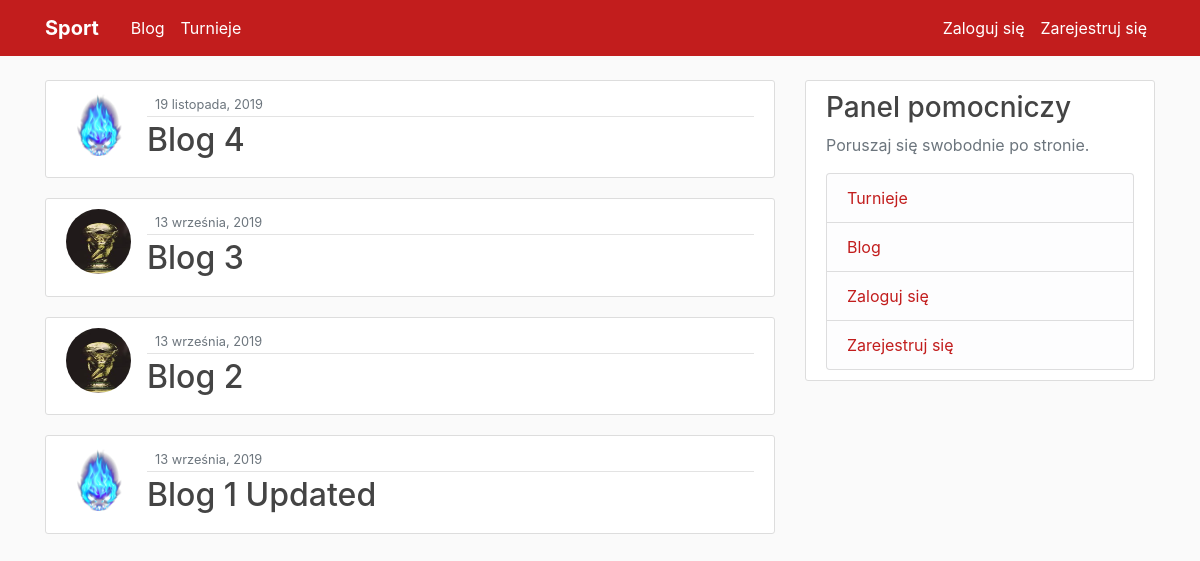
The page / on the database its author committed.
### blog/models.py (models this page shows, shortened)
class Post(models.Model):
    title = models.CharField(max_length=100, verbose_name='Tytuł')
    content = models.TextField(verbose_name='Zawartość')
    date_posted = models.DateTimeField(default=timezone.now)
    author = models.ForeignKey(User, on_delete=models.CASCADE)

### users/models.py (models this page shows, shortened)
class Profile(models.Model):
    user = models.OneToOneField(User, on_delete=models.CASCADE)
    image = models.ImageField(default='default.jpg', upload_to="profile_pics")

### blog/views.py (the view)
# urls.py: path('', PostListView.as_view(), name='blog-home'),
class PostListView(ListView):
    model = Post
    template_name = 'blog/home.html' # <app>/<model>_<viewtype>.html
    context_object_name = 'posts'
    ordering = ['-date_posted']

### blog/templates/blog/home.html (shortened to what this page needs)
{% extends "blog/base.html" %}
{% block content %}
{% for post in posts %}
<article class="media content-section">
    <img class="rounded-circle article-img" src="{{ post.author.profile.image.url }}">
    <div class="media-body">
        <div class="article-metadata">
            <small class="text-muted">{{ post.date_posted|date:"d E, Y" }}</small>
        </div>
        <h2><a class="article-title" href="{% url 'post-detail' post.id %}">{{ post.title }}</a></h2>
    </div>
</article>
{% endfor %}
{% endblock content %}

### blog/templates/blog/base.html (shortened to what this page needs)
{% load static %}
<!DOCTYPE html>
<html>
<head>
    <link rel="stylesheet" href="https://maxcdn.bootstrapcdn.com/bootstrap/4.0.0/css/bootstrap.min.css"
>
    <link rel="stylesheet" type="text/css" href="{% static 'blog/main.css' %}">
</head>
<body>
<header class="site-header">
    <nav class="navbar navbar-expand-md navbar-dark bg-steel fixed-top">
        <div class="container">
            <a class="navbar-brand mr-4" href="{% url 'blog-home' %}"><b>Sport</b></a>
            <div class="collapse navbar-collapse" id="navbarToggle">
                <div class="navbar-nav mr-auto">
                    <a class="nav-item nav-link" href="{% url 'blog-home' %}">Blog</a>
                    <a class="nav-item nav-link" href="{% url 'tournament-tournaments' %}">Turnieje</a>
                </div>
                <div class="navbar-nav">
                    {%  if user.is_authenticated %}
                      <a class="nav-item nav-link" href="{% url 'tournament-create' %}">Organizuj Turniej</a>
                      <a class="nav-item nav-link" href="{% url 'post-create' %}">Nowy Post</a>
                      <a class="nav-item nav-link" href="{% url 'profile' %}">Profil</a>
                      <a class="nav-item nav-link" href="{% url 'logout' %}">Wyloguj się</a>
                    {% else %}
                    <a class="nav-item nav-link" href="{% url 'login' %}">Zaloguj się</a>
                    <a class="nav-item nav-link" href="{% url 'register' %}">Zarejestruj się</a>
                    {% endif %}
                </div>
            </div>
        </div>
    </nav>
</header>
<main role="main" class="container">
    <div class="row">
        <div class="col-md-8">
            {% block content %}{% endblock %}
        </div>
        <div class="col-md-4">
            <div class="content-section">
                {%  if user.is_authenticated %}
                <h3>Panel użytkownika</h3>
                <p class='text-muted'>Sprawnie zarządzaj swoim kontem.
                <ul class="list-group">
                <li class="list-group-item list-group-item-light"><a href="{% url 'tournament-create' %}">Organizuj turniej</a></li>
                <li class="list-group-item list-group-item-light"><a href="{% url 'tournament-tournaments' %}">Turnieje</a></li>
                <li class="list-group-item list-group-item-light"><a href="{% url 'blog-home' %}">Blog</a></li>
                <li class="list-group-item list-group-item-light"><a href="{% url 'profile' %}">Profil</a></li>
                </ul>
                {% else %}
                <h3>Panel pomocniczy</h3>
                <p class='text-muted'>Poruszaj się swobodnie po stronie.
                <ul class="list-group">
                    <li class="list-group-item list-group-item-light"><a href="{% url 'tournament-tournaments' %}">Turnieje</a></li>
                    <li class="list-group-item list-group-item-light"><a href="{% url 'blog-home' %}">Blog</a></li>
                    <li class="list-group-item list-group-item-light"><a href="{% url 'login' %}">Zaloguj się</a></li>
                    <li class="list-group-item list-group-item-light"><a href="{% url 'register' %}">Zarejestruj się</a></li>
                 </ul>
                {% endif %}
            </div>
        </div>
    </div>
</main>
</body>
</html>

### blog/static/blog/main.css (style rules this page uses)
body { background: #fafafa; color: #333333; margin-top: 5rem; }
h1, h2, h3, h4, h5, h6 { color: #444444; }
a { color: #C21D1D; }
ul { margin: 0; }
.bg-steel { background-color: #C21D1D; }
.site-header .navbar-nav .nav-link { color: #ffffff; }
.content-section { background: #ffffff; padding: 10px 20px; border: 1px solid #dddddd; border-radius: 3px; margin-bottom: 20px; }
.article-title { color: #444444; }
.article-img { height: 65px; width: 65px; margin-right: 16px; }
.article-metadata { padding-bottom: 1px; margin-bottom: 4px; border-bottom: 1px solid #e3e3e3 }

### rows shown on the page
Post: author.profile.image (picture), date_posted "19 listopada, 2019", title "Blog 4"
Post: author.profile.image (placeholder picture), date_posted "13 września, 2019", title "Blog 3"
Post: author.profile.image (placeholder picture), date_posted "13 września, 2019", title "Blog 2"
Post: author.profile.image (picture), date_posted "13 września, 2019", title "Blog 1 Updated"
